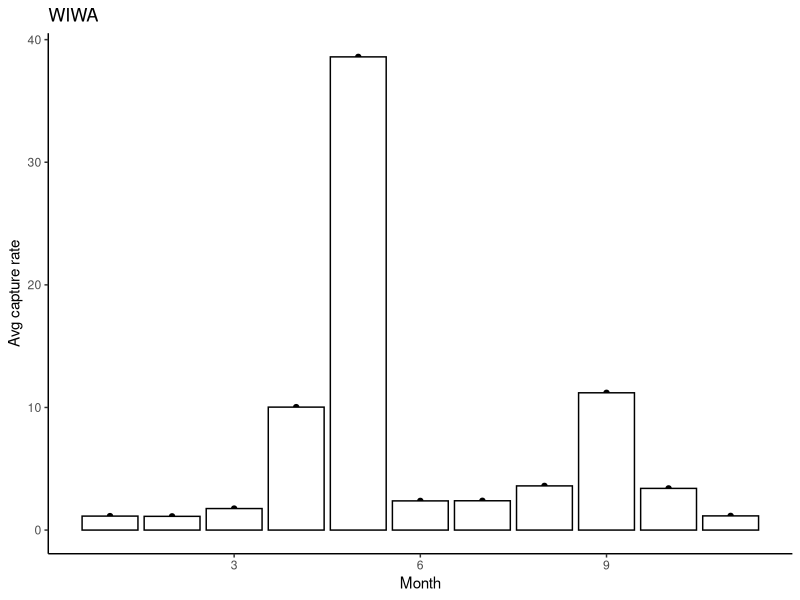
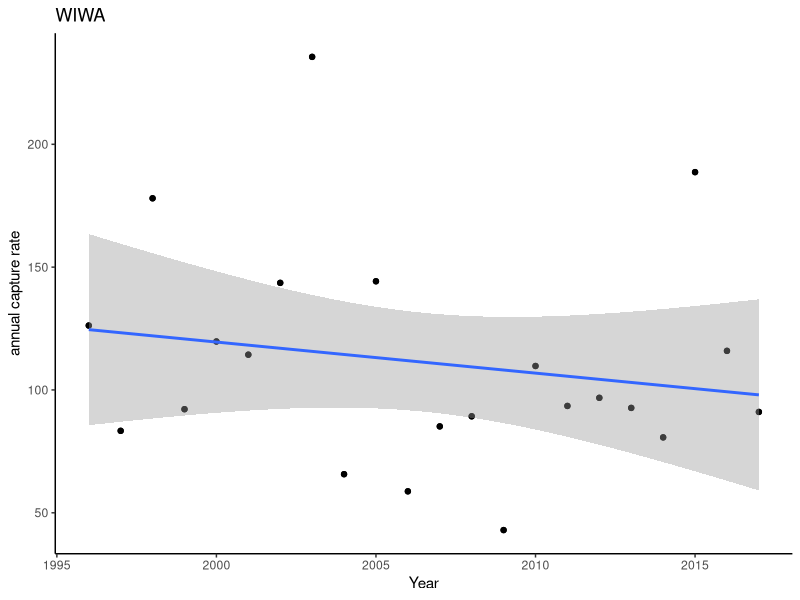

Recreate these plots in R, in order.
getwd()
setwd("/home/dan/SFBBO/CCFS")

##add packages needed to get the data and make the graph
library (data.table)
library(ggplot2)
library(dplyr)

##figure 1 by month
##read the data into environment

capdata <- fread('data/AEJ11.csv')

##assign species code chosen in app to 'birdsp' 
birdsp <- "WIWA"

##summarize data for figure
bymo <- capdata %>% filter(SpeciesCode == birdsp) %>%
    mutate(Month = match(MonthName, month.abb)) %>%
    group_by(Month)  %>%
    summarise(avg = mean(Rate), sd = sd(Rate))
##could add std dev for error bars, sem would be better but tricky to get

##make graph
qplot(Month, avg, data = bymo) +
  geom_bar(stat = "identity", fill = "white", color = "black") +
  labs(x = "Month", y = "Avg capture rate", title = birdsp) +
  theme_classic()
##need to adjust x-axis but this is close


##figure 2 by year
capdata <- fread('data/AEJ11.csv')

##assign species code to 'birdsp' 
birdsp <- "WIWA"

##summarize data for graph
byyr <- capdata %>% filter(SpeciesCode == birdsp) %>%
    mutate(year = as.integer(substr(Month, nchar(Month)-3, 
                                    nchar(Month)))) %>%
    group_by(year)  %>%
    summarise(capture_rate = sum(CountOfCleanID)/sum(NH)*10000)

##make figure
qplot(year, capture_rate, data = byyr) +
  geom_point() +
  geom_smooth(method = "lm") +
  theme_classic() +
  labs(x = "Year", y = "annual capture rate", title = birdsp)
##would be nice to have full species name





##test2 <- as.Date(test$y1, format = "%d %b %Y")
##test <- mutate(capdata, y1 = paste('01', Month))  
##test3 <- mutate(capdata, y1 = as.Date(paste('01', Month)), format = "%d %b %Y")
##year <- as.integer(substr(capdata$Month, nchar(capdata$Month)-3, nchar(capdata$Month)))


